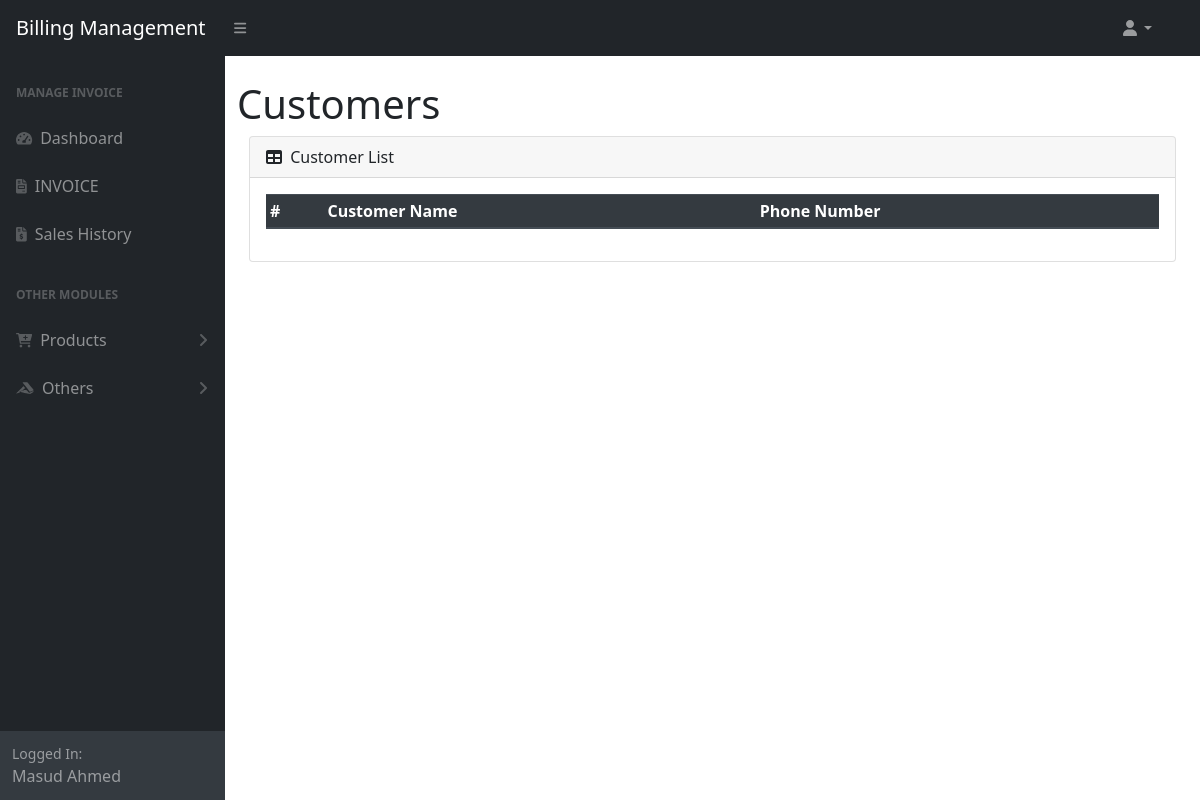
Before: /customer_list.php (signed in) with the older database file.
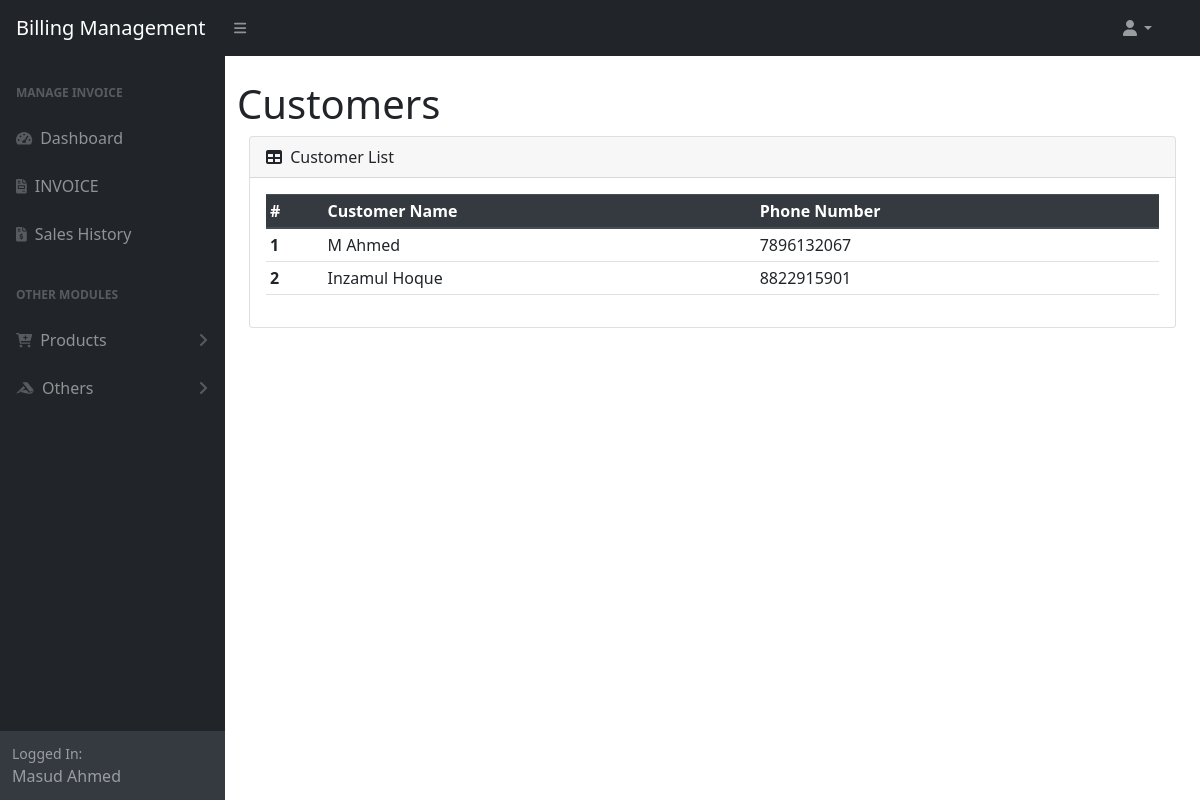
After: the same page with the newer database file.
### tables this page shows
CREATE TABLE `user` (
  `id` int(11) NOT NULL,
  `name` varchar(50) NOT NULL,
  `mobile` varchar(10) NOT NULL,
  `email` varchar(100) DEFAULT NULL
);

### customer_list.php (the view, shortened to what this page needs)
<?php require_once 'menu/header.php' ?>
<div class="container-fluid">
    <h1 class="mt-4">Customers</h1>
    <div class="container">
        <div class="card mb-4">
            <div class="card-header">
                <i class="fas fa-table me-1"></i>
                Customer List
            </div>
            <div class="card-body">
                <table id="datatablesSimple" class="table table-sm">
                    <thead class="thead-dark">
                        <tr>
                            <th scope="col">#</th>
                            <th scope="col">Customer Name</th>
                            <th scope="col">Phone Number</th>
                        </tr>
                    </thead>
                    <tbody>
                        <?php
                        $sql = "SELECT * FROM `user` WHERE `email` IS NULL";
                        $res = mysqli_query($conn, $sql);
                        if ($res) {
                            if (mysqli_num_rows($res) > 0) {
                                $sl = 0;
                                while ($data = mysqli_fetch_assoc($res)) {
                                    ++$sl;
                                    $cname = $data['name'];
                                    $phone = $data['mobile'];
                        ?>
                                    <tr>
                                        <th scope="row"><?= $sl ?></th>
                                        <td><?= $cname ?></td>
                                        <td><?= $phone ?></td>
                                    </tr>
                        <?php
                                }
                            } else {
                                $_SESSION['msg'] = "No Data Available";
                            }
                        } else {
                            $_SESSION['msg'] = mysqli_error($conn);
                        }
                        ?>
                    </tbody>
                </table>
            </div>
        </div>
    </div>
</div>
<br>
<?php require_once 'menu/footer.php' ?>

Changed rows visible on the page:
added user: name "M Ahmed", mobile "7896132067"
added user: name "Inzamul Hoque", mobile "8822915901"
